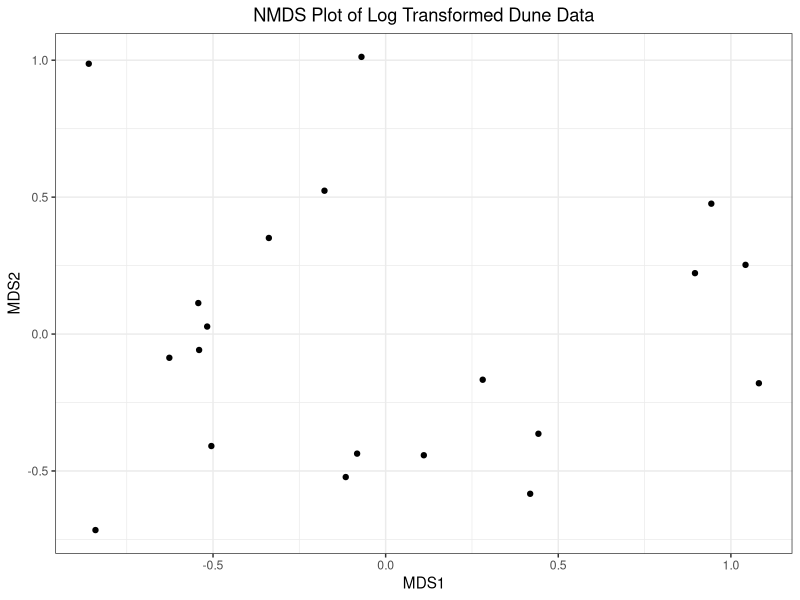
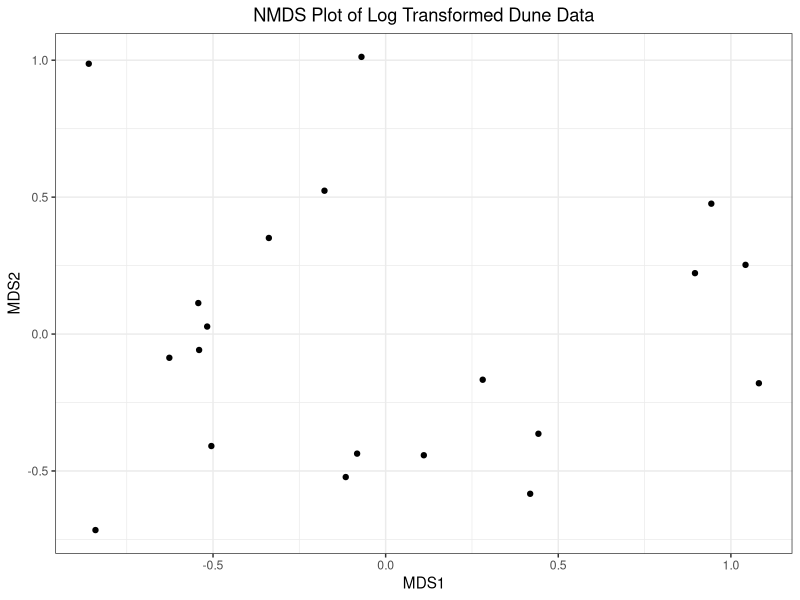

Generate these figures, in order, with R:
## ---- chunk 1
library("ggplot2")
library("vegan")
## ---- chunk 2
data(dune)
dune2 <- dune
dune_log_tranform <- log1p(dune2)
## ---- chunk 3
dune2_nmds <- metaMDS(dune2)
dpoints <- dune2_nmds$point
## ---- chunk 4
dpoints_x <- dpoints[,'MDS1']
dpoints_y <- dpoints[,'MDS2']
nmds_plot <- ggplot() + 
  geom_point(mapping = aes(x = dpoints_x, y = dpoints_y)) + 
  theme_bw() +
  ggtitle('NMDS Plot of Log Transformed Dune Data') + 
  labs(x = 'MDS1', y = 'MDS2')+
  theme(plot.title = element_text(hjust = 0.5))

nmds_plot
ggsave(filename = 'NMDS_dune2_scatter', plot = nmds_plot, device = 'pdf')
